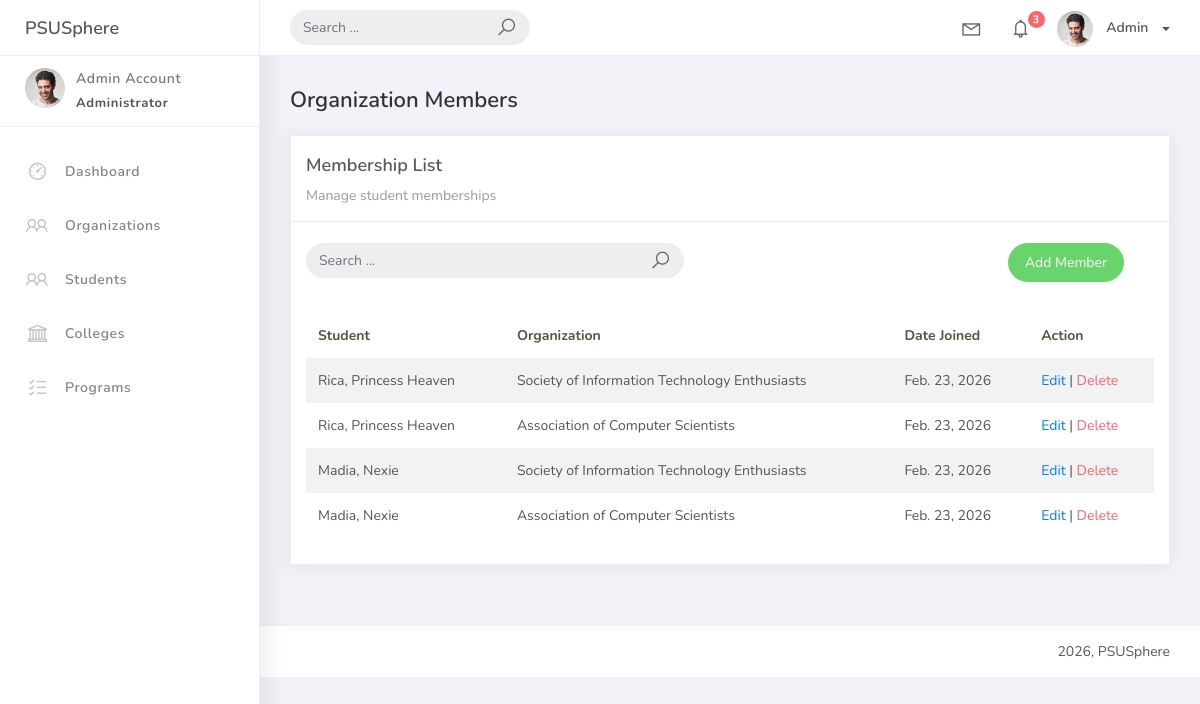
Page /orgmember_list/ on the earlier database version.
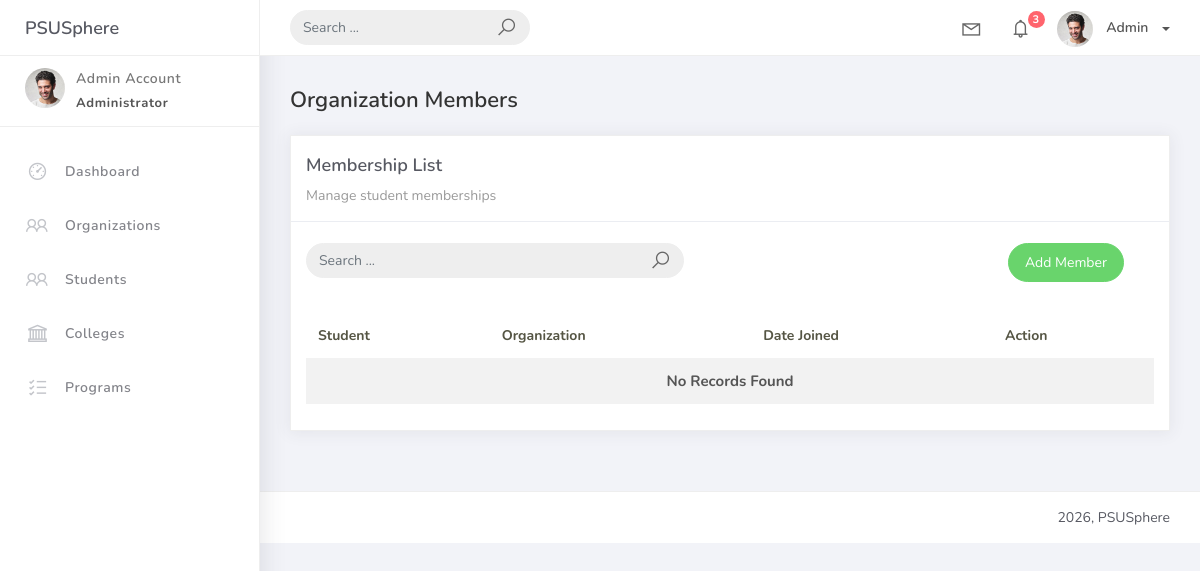
Same page on the later database version.
### studentorg/models.py (models this page shows, shortened)
class BaseModel(models.Model):
    created_at = models.DateTimeField(auto_now_add=True, db_index=True)
    updated_at = models.DateTimeField(auto_now=True)
    class Meta:
        abstract = True

class OrgMember(BaseModel):
    student = models.ForeignKey(Student, on_delete=models.CASCADE, related_name="memberships")
    organization = models.ForeignKey(Organization, on_delete=models.CASCADE, related_name="members")
    date_joined = models.DateField()

class Student(BaseModel):
    student_id = models.CharField(max_length=15, unique=True)
    lastname = models.CharField(max_length=25)
    firstname = models.CharField(max_length=25)
    middlename = models.CharField(max_length=25, blank=True, null=True)
    program = models.ForeignKey(Program, on_delete=models.CASCADE, related_name="students")
    def __str__(self):
        return f"{self.lastname}, {self.firstname}"

class Organization(BaseModel):
    name = models.CharField(max_length=250, unique=True)
    college = models.ForeignKey(College, null=True, blank=True, on_delete=models.CASCADE, related_name="organizations")
    description = models.TextField(max_length=500)
    def __str__(self):
        return self.name

### studentorg/views.py (the view)
# urls.py: path('orgmember_list/', OrgMemberListView.as_view(), name='orgmember-list'),
class OrgMemberListView(ListView):
    model = OrgMember
    template_name = 'orgmember_list.html'
    context_object_name = 'object_list'
    paginate_by = 10
    def get_queryset(self):
        query = self.request.GET.get('q')
        if query:
            return OrgMember.objects.filter(
                Q(student__lastname__icontains=query) |
                Q(student__firstname__icontains=query) |
                Q(organization__name__icontains=query)
            )
        return OrgMember.objects.all()

### templates/orgmember_list.html (shortened to what this page needs)
{% extends 'base.html' %}
{% load static %}
{% block content %}
<h4 class="page-title">Organization Members</h4>
<div class="row">
    <div class="col-md-12">
        <div class="card">
            <div class="card-header">
                <div class="card-title">Membership List</div>
                <div class="card-category">Manage student memberships</div>
            </div>
            <br />
            <div class="col-md-12 row">
                <div class="col-md-6">
                    <form class="navbar-left navbar-form nav-search mr-md-3" method="GET" action="{% url 'orgmember-list' %}">
                        <div class="input-group">
                            <input type="text" name="q" placeholder="Search ..." class="form-control" value="{{ request.GET.q|default:'' }}">
                            <div class="input-group-append">
                                <span class="input-group-text">
                                    <i class="la la-search search-icon"></i>
                                </span>
                            </div>
                        </div>
                    </form>
                </div>
                <div class="col-md-6">
                    <div class="pull-right">
                        <a href="{% url 'orgmember-add' %}" class="btn btn-success btn-rounded">Add Member</a>
                    </div>
                </div>
            </div>
            <div class="card-body">
                <div class="table-responsive">
                    <table class="table table-striped mt-3">
                        <thead>
                            <tr>
                                <th scope="col">Student</th>
                                <th scope="col">Organization</th>
                                <th scope="col">Date Joined</th>
                                <th scope="col">Action</th>
                            </tr>
                        </thead>
                        <tbody>
                            {% for object in object_list %}
                            <tr>
                                <td>{{ object.student }}</td>
                                <td>{{ object.organization }}</td>
                                <td>{{ object.date_joined }}</td>
                                <td>
                                    <a href="{% url 'orgmember-update' object.id %}">Edit</a> |
                                    <a href="{% url 'orgmember-delete' object.id %}" class="text-danger">Delete</a>
                                </td>
                            </tr>
                            {% empty %}
                            <tr>
                                <td colspan="4" style="text-align: center">
                                    <p class="text-sm font-weight-bold mb-0">No Records Found</p>
                                </td>
                            </tr>
                            {% endfor %}
                        </tbody>
                    </table>
                </div>
            </div>
        </div>
    </div>
</div>
{% endblock %}

### templates/base.html (shortened to what this page needs)
{% load static %}
<!DOCTYPE html>
<html>
<head>
    <link rel="stylesheet" href="{% static 'css/bootstrap.min.css' %}">
    <link rel="stylesheet" href="https://maxst.icons8.com/openapi/it/line-awesome/1.3.0/css/line-awesome.min.css">
    <link rel="stylesheet" href="{% static 'css/ready.css' %}">
    <link rel="stylesheet" href="{% static 'css/demo.css' %}">
</head>
<body>
    <div class="wrapper">
        <div class="main-header">
            <div class="logo-header">
                <a href="/" class="logo">PSUSphere</a>
            </div>
            <nav class="navbar navbar-header navbar-expand-lg">
                <div class="container-fluid">
                    <form class="navbar-left navbar-form nav-search mr-md-3" action="">
                        <div class="input-group">
                            <input type="text" name="q" placeholder="Search ..." class="form-control">
                            <div class="input-group-append">
                                <span class="input-group-text">
                                    <i class="la la-search search-icon"></i>
                                </span>
                            </div>
                        </div>
                    </form>
                    <ul class="navbar-nav topbar-nav ml-md-auto align-items-center">
                        <li class="nav-item dropdown hidden-caret">
                            <a class="nav-link dropdown-toggle" href="#" id="navbarDropdown" role="button" data-toggle="dropdown" aria-haspopup="true" aria-expanded="false">
                                <i class="la la-envelope"></i>
                            </a>
                        </li>
                        <li class="nav-item dropdown hidden-caret">
                            <a class="nav-link dropdown-toggle" href="#" id="navbarDropdown" role="button" data-toggle="dropdown" aria-haspopup="true" aria-expanded="false">
                                <i class="la la-bell"></i>
                                <span class="notification">3</span>
                            </a>
                        </li>
                        <li class="nav-item dropdown">
                            <a class="dropdown-toggle profile-pic" data-toggle="dropdown" href="#" aria-expanded="false">
                                <img src="{% static 'img/profile.jpg' %}" alt="user-img" width="36" class="img-circle">
                                <span>Admin</span>
                            </a>
                        </li>
                    </ul>
                </div>
            </nav>
        </div>
        <div class="sidebar">
            <div class="scrollbar-inner sidebar-wrapper">
                <div class="user">
                    <div class="photo">
                        <img src="{% static 'img/profile.jpg' %}">
                    </div>
                    <div class="info">
                        <a class="" data-toggle="collapse" href="#collapseExample" aria-expanded="true">
                            <span>
                                Admin Account
                                <span class="user-level">Administrator</span>
                            </span>
                        </a>
                    </div>
                </div>
                <ul class="nav">
                    <li class="nav-item {% if request.path == '/' %}active{% endif %}">
                        <a href="/">
                            <i class="la la-dashboard"></i>
                            <p>Dashboard</p>
                        </a>
                    </li>
                    <li class="nav-item {% if 'organization' in request.path %}active{% endif %}">
                        <a href="{% url 'organization-list' %}">
                            <i class="la la-group"></i>
                            <p>Organizations</p>
                        </a>
                    </li>
                    <li class="nav-item {% if 'student' in request.path %}active{% endif %}">
                        <a href="{% url 'student-list' %}">
                            <i class="la la-users"></i>
                            <p>Students</p>
                        </a>
                    </li>
                    <li class="nav-item {% if 'college' in request.path %}active{% endif %}">
                        <a href="{% url 'college-list' %}">
                            <i class="la la-bank"></i>
                            <p>Colleges</p>
                        </a>
                    </li>
                    <li class="nav-item {% if 'program' in request.path %}active{% endif %}">
                        <a href="{% url 'program-list' %}">
                            <i class="la la-list-alt"></i>
                            <p>Programs</p>
                        </a>
                    </li>
                </ul>
            </div>
        </div>
        <div class="main-panel">
            <div class="content">
                <div class="container-fluid">
                    {% block content %}{% endblock %}
                </div>
            </div>
            <footer class="footer">
                <div class="container-fluid">
                    <div class="copyright ml-auto">
                        2026, PSUSphere
                    </div>
                </div>
            </footer>
        </div>
    </div>
</body>
</html>

Differences in the rows shown:
removed OrgMember: student "Rica, Princess Heaven", organization "Society of Information Technology Enthusiasts", date_joined "Feb. 23, 2026"
removed OrgMember: student "Rica, Princess Heaven", organization "Association of Computer Scientists", date_joined "Feb. 23, 2026"
removed OrgMember: student "Madia, Nexie", organization "Society of Information Technology Enthusiasts", date_joined "Feb. 23, 2026"
removed OrgMember: student "Madia, Nexie", organization "Association of Computer Scientists", date_joined "Feb. 23, 2026"
Other differences:
text now shown: "No Records Found"
